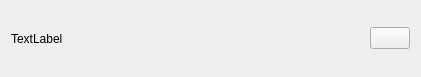
<?xml version="1.0" encoding="UTF-8"?>
<ui version="4.0">
 <class>QueueSongItem</class>
 <widget class="QWidget" name="QueueSongItem">
  <property name="geometry">
   <rect>
    <x>0</x>
    <y>0</y>
    <width>421</width>
    <height>77</height>
   </rect>
  </property>
  <property name="windowTitle">
   <string>Form</string>
  </property>
  <layout class="QHBoxLayout" name="horizontalLayout_2">
   <item>
    <layout class="QHBoxLayout" name="horizontalLayout">
     <item>
      <widget class="QLabel" name="label">
       <property name="text">
        <string>TextLabel</string>
       </property>
      </widget>
     </item>
     <item>
      <spacer name="horizontalSpacer">
       <property name="orientation">
        <enum>Qt::Orientation::Horizontal</enum>
       </property>
       <property name="sizeHint" stdset="0">
        <size>
         <width>40</width>
         <height>20</height>
        </size>
       </property>
      </spacer>
     </item>
     <item>
      <widget class="QPushButton" name="playButton">
       <property name="text">
        <string/>
       </property>
       <property name="icon">
        <iconset>
         <normaloff>../resources/play.svg</normaloff>../resources/play.svg</iconset>
       </property>
      </widget>
     </item>
    </layout>
   </item>
  </layout>
 </widget>
 <resources/>
 <connections/>
</ui>
